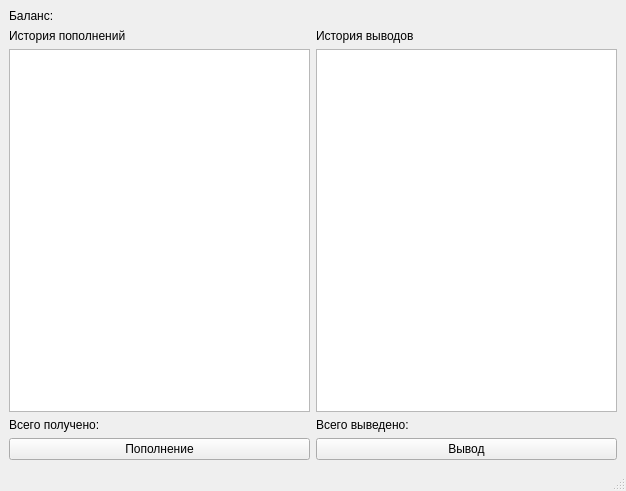
<?xml version="1.0" encoding="UTF-8"?>
<ui version="4.0">
 <class>MainWindow</class>
 <widget class="QMainWindow" name="MainWindow">
  <property name="geometry">
   <rect>
    <x>0</x>
    <y>0</y>
    <width>626</width>
    <height>491</height>
   </rect>
  </property>
  <property name="windowTitle">
   <string>MainWindow</string>
  </property>
  <widget class="QWidget" name="centralwidget">
   <layout class="QGridLayout" name="gridLayout">
    <item row="1" column="0">
     <widget class="QLabel" name="PaymentHistoryLabel">
      <property name="text">
       <string>История пополнений</string>
      </property>
     </widget>
    </item>
    <item row="0" column="0">
     <widget class="QLabel" name="BalanceStr">
      <property name="toolTipDuration">
       <number>-5</number>
      </property>
      <property name="text">
       <string>Баланс:</string>
      </property>
     </widget>
    </item>
    <item row="1" column="1">
     <widget class="QLabel" name="WithdrawHistoryLabel">
      <property name="text">
       <string>История выводов</string>
      </property>
     </widget>
    </item>
    <item row="3" column="1">
     <widget class="QLabel" name="TotalWithdrowStr">
      <property name="text">
       <string>Всего выведено:</string>
      </property>
     </widget>
    </item>
    <item row="3" column="0">
     <widget class="QLabel" name="TotalProfitStr">
      <property name="text">
       <string>Всего получено: </string>
      </property>
     </widget>
    </item>
    <item row="4" column="0">
     <widget class="QPushButton" name="addPaymentButton">
      <property name="text">
       <string>Пополнение</string>
      </property>
     </widget>
    </item>
    <item row="4" column="1">
     <widget class="QPushButton" name="addWithdrawButton">
      <property name="text">
       <string>Вывод</string>
      </property>
     </widget>
    </item>
    <item row="2" column="0">
     <widget class="QListWidget" name="PaymentHistoryList"/>
    </item>
    <item row="2" column="1">
     <widget class="QListWidget" name="WithdrawHistoryList"/>
    </item>
   </layout>
  </widget>
  <widget class="QMenuBar" name="menubar">
   <property name="geometry">
    <rect>
     <x>0</x>
     <y>0</y>
     <width>626</width>
     <height>21</height>
    </rect>
   </property>
  </widget>
  <widget class="QStatusBar" name="statusbar"/>
 </widget>
 <resources/>
 <connections/>
</ui>
